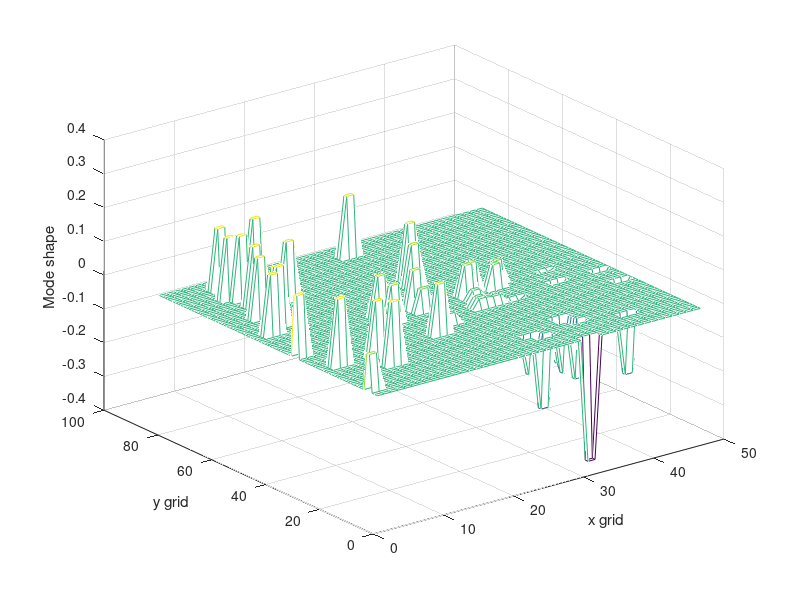

The MATLAB source for this figure:
%  cap_pict.m
%    m file to generate coherency map pictures for 
%    CAP article

load c_map
m = [-20 30];  % orientation for 3D plot
mesh(20*c_map)
xlabel('Machine number')
ylabel('Machine number')
zlabel('Coherency measure')
view(m)
keyboard

load mode_map 
mesh(mode_map)
xlabel('x grid')
ylabel('y grid')
zlabel('Mode shape')
keyboard

